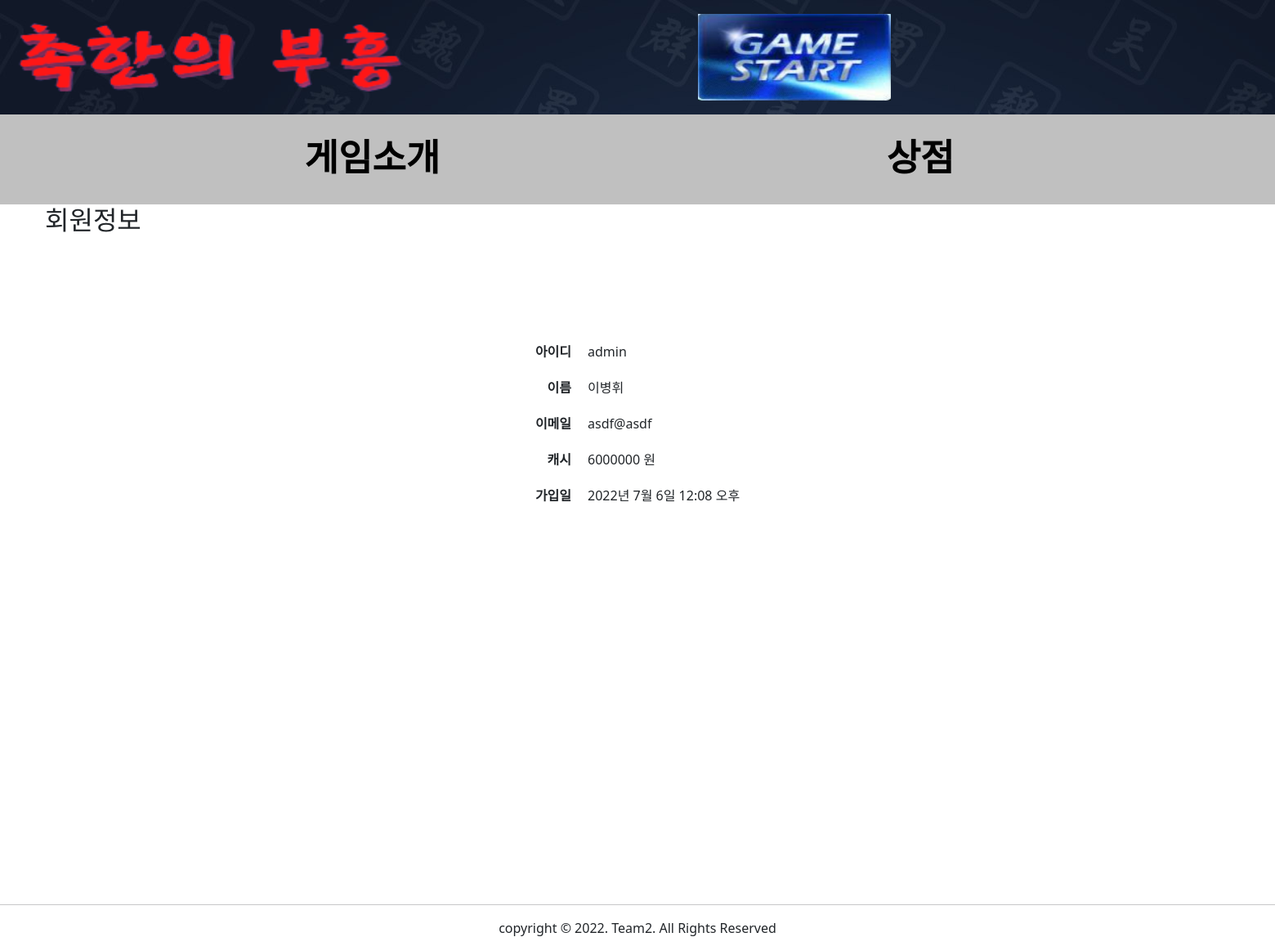
/myinfo/ (signed in), run on an earlier commit of the app's database.
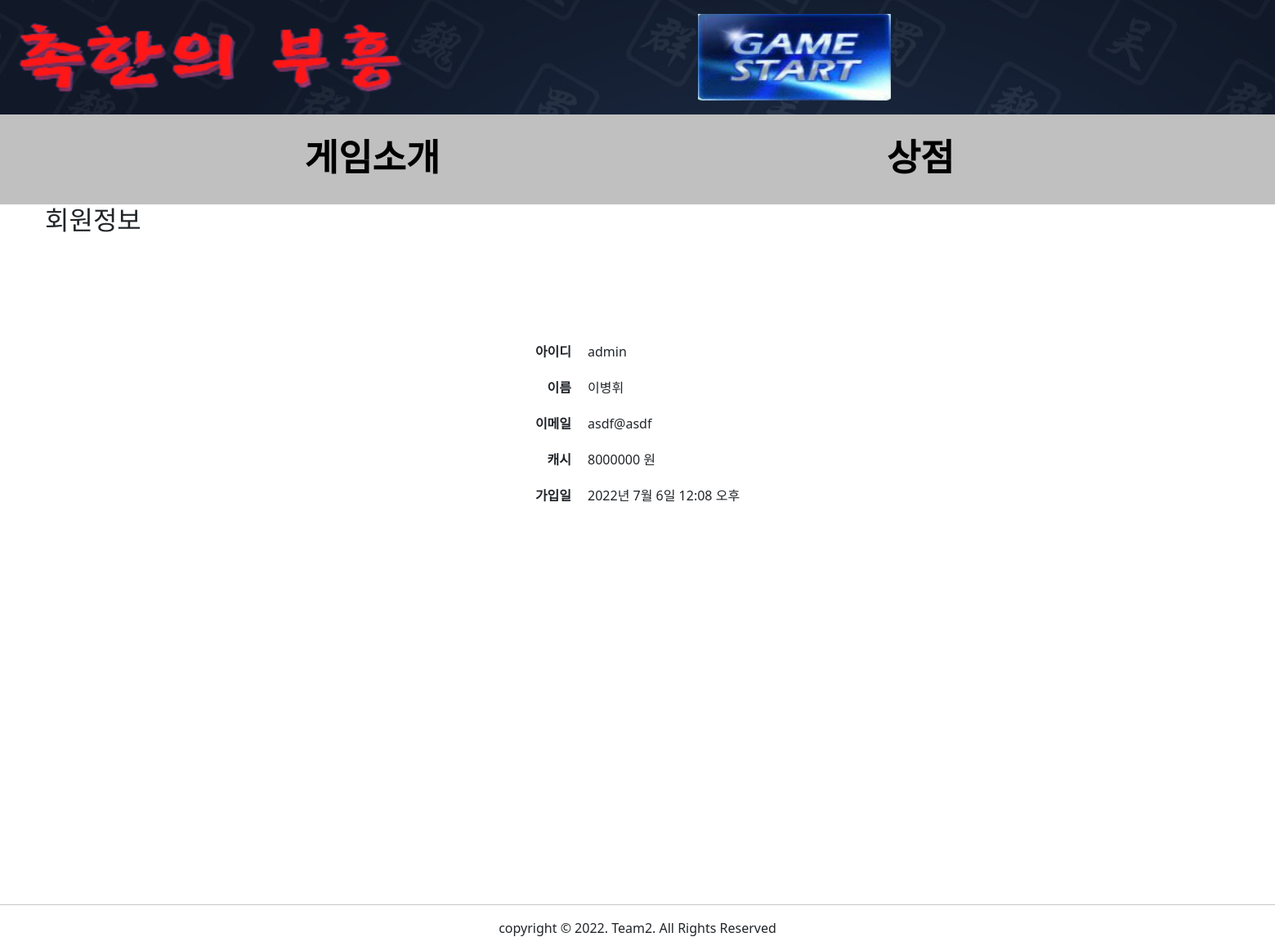
And on a later commit of the database.
### member/models.py (models this page shows, shortened)
class Member(models.Model):
    id=models.AutoField(primary_key=True)
    userid = models.CharField(max_length=18)
    passwd=models.CharField(max_length=18)
    name=models.CharField(max_length=5)
    jumin=models.CharField(max_length=13, default='')
    phone=models.CharField(max_length=11, default='')
    email=models.CharField(max_length=100)
    cash=models.IntegerField(default=0)
    regdate=models.DateTimeField(default=datetime.now)
    class Meta:
        db_table = 'member'     # 생성할 테이블 이름 지정
        ordering = ['-regdate'] # 정렬기준 지정 최근가입일부터 정렬

### member/views.py (the view)
# urls.py: path('myinfo/', views.myinfo, name='myinfo'),
def myinfo(request):
    member = {}
    if request.session.get('userid'):
        userid = request.session.get('userid')
        member = Member.objects.get(userid=userid)
    context = {'member': member}
    return render(request, 'myinfo.html', context)

### templates/myinfo.html (shortened to what this page needs)
{% extends 'project.html' %}
{% block content %}
    <h2>회원정보</h2>
        <table>
            <tr><th>아이디</th><td>{{ member.userid }}</td></tr>
            <tr><th>이름</th><td>{{ member.name }}</td></tr>
            <tr><th>이메일</th><td>{{ member.email }}</td></tr>
            <tr><th>캐시</th><td>{{ member.cash }} 원</td></tr>
            <tr><th>가입일</th><td>{{ member.regdate }}</td></tr>
        </table>
{% endblock %}

What changed in the data, as far as the page shows it:
changed Member "admin": cash "6000000" → "8000000"
